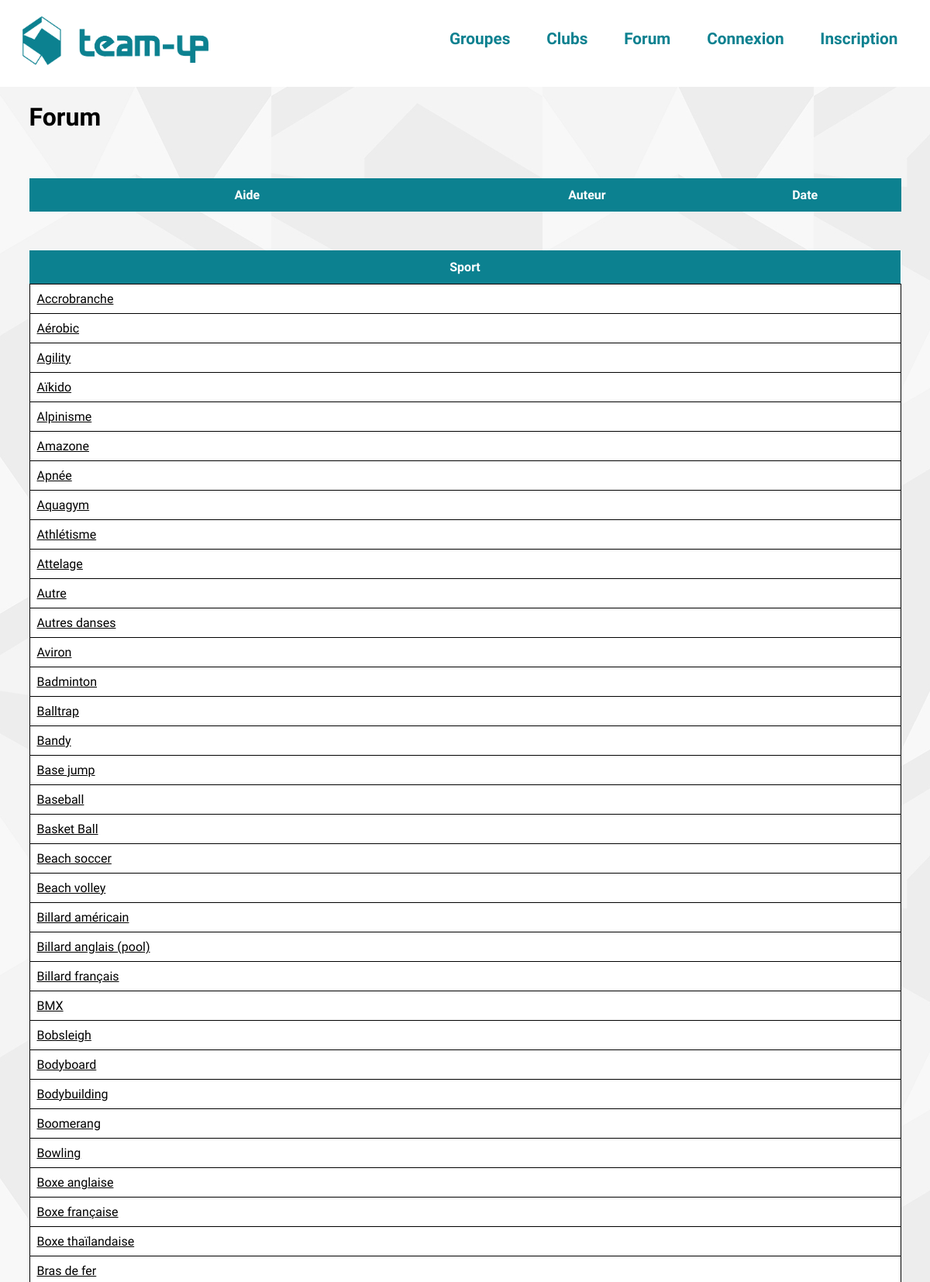
Page /?page=forum (upper part) on the committed database.
### tables this page shows
CREATE TABLE `sports` (
  `id` int(11) NOT NULL,
  `nom` varchar(255) NOT NULL,
  `description` text NOT NULL
);

### modeles/sports.php (called while the page is built, shortened)
<?php
function recuperer_sports() {
	global $pdo;
	$stmt = $pdo->query('SELECT * FROM sports');
	$resultat = array();
	while($ligne = $stmt->fetch()) {
		$resultat[] = $ligne;
	}
	return $resultat;
}

### vues/forum.php (the view, shortened to what this page needs)
<h1><a href="?page=forum">Forum</a></h1>
<div class="forum">
	<table>
		<thead>
			<tr>
				<th style="width:50%;">Aide</th>
				<th>Auteur</th>
				<th>Date</th>
			</tr>
		</thead>
	</table>
	<table>
		<thead>
			<tr>
				<th>Sport</th>
			</tr>
		</thead>
		<tbody>
			<?php
				foreach ($sports as $sport) {
			?>
				<tr><td><a href="?page=forum&amp;sport=<?php echo $sport['id']; ?>"><?php echo $sport['nom']; ?></a></td></tr>
			<?php
				}
			?>
		</tbody>
	</table>
</div>

### static/css/style.css (style rules this page uses)
* { font-family: 'Titillium Web', sans-serif; margin:0; padding: 0; }
body { background:url(../../static/images/motif.jpg); background-repeat: repeat; min-height:100%; }
h1 a { text-decoration: none; color:black; }

### static/css/forum.css (style rules this page uses)
.forum { margin-top: 60px; }
h3 a, td a { color:black; }
table { width: 100%; border-collapse: collapse; margin: 0px; background-color: white; margin-bottom: 50px; }
th { background-color: #0c8190; color: white; padding:12px; }
td { padding: 9px; border: 1px solid black; }

### rows in the picture
sports: nom "Accrobranche"
sports: nom "Aérobic"
sports: nom "Agility"
sports: nom "Aïkido"
sports: nom "Alpinisme"
sports: nom "Amazone"
sports: nom "Apnée"
sports: nom "Aquagym"
sports: nom "Athlétisme"
sports: nom "Attelage"
sports: nom "Autre"
sports: nom "Autres danses"
sports: nom "Aviron"
sports: nom "Badminton"
sports: nom "Balltrap"
sports: nom "Bandy"
sports: nom "Base jump"
sports: nom "Baseball"
sports: nom "Basket Ball"
sports: nom "Beach soccer"
sports: nom "Beach volley"
sports: nom "Billard américain"
sports: nom "Billard anglais (pool)"
sports: nom "Billard français"
sports: nom "BMX"
sports: nom "Bobsleigh"
sports: nom "Bodyboard"
sports: nom "Bodybuilding"
sports: nom "Boomerang"
sports: nom "Bowling"
sports: nom "Boxe anglaise"
sports: nom "Boxe française"
sports: nom "Boxe thaïlandaise"
sports: nom "Bras de fer"
